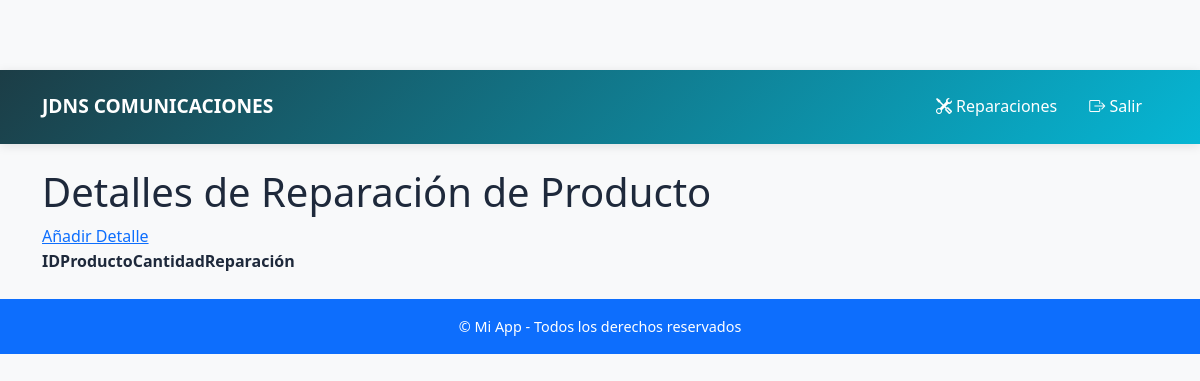
Page /detalle_reparacion_producto/ (signed in) on the earlier database version.
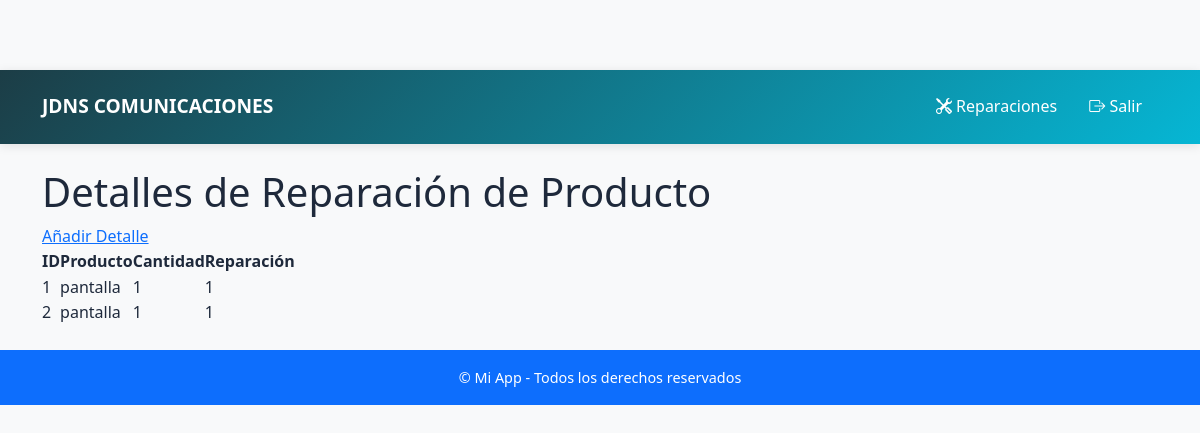
Same page on the later database version.
### app/models/users.py (models this page shows)
class DetalleReparacionProducto(db.Model):
    __tablename__ = 'detalle_reparacion_producto'
    iddetalle_reparacion_producto = db.Column(db.Integer, primary_key=True)
    cantidad = db.Column(db.Integer, nullable=False)
    producto_idproducto = db.Column(db.Integer, db.ForeignKey('producto.idproducto'), nullable=False)
    reparacion_idreparacion = db.Column(db.Integer, db.ForeignKey('reparacion.idreparacion'), nullable=False)
    producto = db.relationship('Producto', backref='detalle_reparacion_productos')
    reparacion = db.relationship('Reparacion', backref='detalle_reparacion_productos')

class Producto(db.Model):
    _tablename_ = 'producto'
    idproducto = db.Column(db.Integer, primary_key=True)
    nombre = db.Column(db.String(100))
    descripcion = db.Column(db.Text)
    tipo = db.Column(db.Enum('repuesto', 'accesorio', 'telefonos', 'computadores'))
    precio_unitario = db.Column(db.Numeric(10, 2))
    stock = db.Column(db.Integer)
    imagen = db.Column(db.String(200))
    empresa_idempresa = db.Column(db.Integer, db.ForeignKey('empresa.idempresa'))

class Reparacion(db.Model):
    __tablename__ = 'reparacion'
    idreparacion = db.Column(db.Integer, primary_key=True)
    fecha_ingreso = db.Column(db.DateTime)
    estado = db.Column(db.String(200))
    problema_reparacion = db.Column(db.Text(500))
    costo = db.Column(db.Integer)
    fecha_entrega = db.Column(db.DateTime)
    telefono_idtelefono = db.Column(db.Integer)
    usuario_idusuario = db.Column(db.Integer, db.ForeignKey('usuario.idusuario'))
    dispositivo_iddispositivo = db.Column(db.Integer, db.ForeignKey('dispositivo.iddispositivo'))
    usuario = db.relationship('Users', backref='reparaciones')
    dispositivo = db.relationship('Dispositivo', backref='reparaciones')

### app/routes/historial_reparacion.py (the view)
@bp.route('/detalle_reparacion_producto/')
@login_required
def listar_detalle():
    detalles = DetalleReparacionProducto.query.options(
        joinedload(DetalleReparacionProducto.producto),
        joinedload(DetalleReparacionProducto.reparacion)
    ).all()
    return render_template('detalle_reparacion_producto_list.html', detalles=detalles)

### app/models/users.py (called while the page is built)
    @property
    def is_authenticated(self):
        return True

### app/templates/detalle_reparacion_producto_list.html (shortened to what this page needs)
{% extends "base.html" %}
{% block content %}
<h1>Detalles de Reparación de Producto</h1>
<a href="{{ url_for('historial_reparacion.nuevo_detalle') }}">Añadir Detalle</a>
<table>
    <thead>
        <tr>
            <th>ID</th>
            <th>Producto</th>
            <th>Cantidad</th>
            <th>Reparación</th>
        </tr>
    </thead>
    <tbody>
    {% for d in detalles %}
        <tr>
            <td>{{ d.iddetalle_reparacion_producto }}</td>
            <td>{{ d.producto.nombre }}</td>
            <td>{{ d.cantidad }}</td>
            <td>{{ d.reparacion.idreparacion }}</td>
        </tr>
    {% endfor %}
    </tbody>
</table>
{% endblock %}

Differences in the rows shown:
added DetalleReparacionProducto: iddetalle_reparacion_producto "1", producto.nombre "pantalla", cantidad "1", reparacion.idreparacion "1"
added DetalleReparacionProducto: iddetalle_reparacion_producto "2", producto.nombre "pantalla", cantidad "1", reparacion.idreparacion "1"
